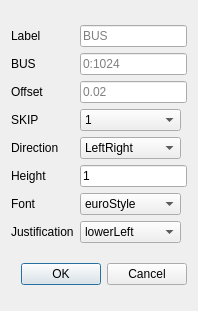
<?xml version="1.0" encoding="UTF-8"?>
<ui version="4.0">
 <class>Dialog</class>
 <widget class="QDialog" name="Dialog">
  <property name="geometry">
   <rect>
    <x>0</x>
    <y>0</y>
    <width>194</width>
    <height>311</height>
   </rect>
  </property>
  <property name="windowTitle">
   <string>autoLabel</string>
  </property>
  <layout class="QVBoxLayout" name="verticalLayout">
   <item>
    <layout class="QGridLayout" name="gridLayout">
     <item row="0" column="0">
      <widget class="QLabel" name="label">
       <property name="text">
        <string>Label</string>
       </property>
      </widget>
     </item>
     <item row="0" column="1" colspan="2">
      <widget class="QLineEdit" name="lineEdit">
       <property name="placeholderText">
        <string>BUS</string>
       </property>
      </widget>
     </item>
     <item row="1" column="0">
      <widget class="QLabel" name="label_2">
       <property name="text">
        <string>BUS</string>
       </property>
      </widget>
     </item>
     <item row="1" column="1" colspan="2">
      <widget class="QLineEdit" name="lineEdit_2">
       <property name="placeholderText">
        <string>0:1024</string>
       </property>
      </widget>
     </item>
     <item row="2" column="0">
      <widget class="QLabel" name="label_8">
       <property name="text">
        <string>Offset</string>
       </property>
      </widget>
     </item>
     <item row="2" column="1" colspan="2">
      <widget class="QLineEdit" name="lineEdit_4">
       <property name="placeholderText">
        <string>0.02</string>
       </property>
      </widget>
     </item>
     <item row="3" column="0">
      <widget class="QLabel" name="label_3">
       <property name="text">
        <string>SKIP</string>
       </property>
      </widget>
     </item>
     <item row="3" column="1">
      <widget class="QComboBox" name="comboBox">
       <item>
        <property name="text">
         <string>1</string>
        </property>
       </item>
       <item>
        <property name="text">
         <string>2</string>
        </property>
       </item>
       <item>
        <property name="text">
         <string>4</string>
        </property>
       </item>
       <item>
        <property name="text">
         <string>8</string>
        </property>
       </item>
      </widget>
     </item>
     <item row="3" column="2">
      <spacer name="horizontalSpacer_11">
       <property name="orientation">
        <enum>Qt::Horizontal</enum>
       </property>
       <property name="sizeHint" stdset="0">
        <size>
         <width>58</width>
         <height>20</height>
        </size>
       </property>
      </spacer>
     </item>
     <item row="4" column="0">
      <widget class="QLabel" name="label_4">
       <property name="text">
        <string>Direction</string>
       </property>
      </widget>
     </item>
     <item row="4" column="1">
      <widget class="QComboBox" name="comboBox_2">
       <item>
        <property name="text">
         <string>LeftRight</string>
        </property>
       </item>
       <item>
        <property name="text">
         <string>RightLeft</string>
        </property>
       </item>
       <item>
        <property name="text">
         <string>UpDown</string>
        </property>
       </item>
       <item>
        <property name="text">
         <string>DownUp</string>
        </property>
       </item>
      </widget>
     </item>
     <item row="4" column="2">
      <spacer name="horizontalSpacer_10">
       <property name="orientation">
        <enum>Qt::Horizontal</enum>
       </property>
       <property name="sizeHint" stdset="0">
        <size>
         <width>40</width>
         <height>20</height>
        </size>
       </property>
      </spacer>
     </item>
     <item row="5" column="0">
      <widget class="QLabel" name="label_5">
       <property name="text">
        <string>Height</string>
       </property>
      </widget>
     </item>
     <item row="5" column="1" colspan="2">
      <widget class="QLineEdit" name="lineEdit_3">
       <property name="text">
        <string>1</string>
       </property>
      </widget>
     </item>
     <item row="6" column="0">
      <widget class="QLabel" name="label_6">
       <property name="text">
        <string>Font</string>
       </property>
      </widget>
     </item>
     <item row="6" column="1">
      <widget class="QComboBox" name="comboBox_3">
       <item>
        <property name="text">
         <string>euroStyle</string>
        </property>
       </item>
       <item>
        <property name="text">
         <string>gothic</string>
        </property>
       </item>
       <item>
        <property name="text">
         <string>math</string>
        </property>
       </item>
       <item>
        <property name="text">
         <string>roman</string>
        </property>
       </item>
       <item>
        <property name="text">
         <string>script</string>
        </property>
       </item>
       <item>
        <property name="text">
         <string>stick</string>
        </property>
       </item>
       <item>
        <property name="text">
         <string>swedish</string>
        </property>
       </item>
      </widget>
     </item>
     <item row="6" column="2">
      <spacer name="horizontalSpacer_9">
       <property name="orientation">
        <enum>Qt::Horizontal</enum>
       </property>
       <property name="sizeHint" stdset="0">
        <size>
         <width>40</width>
         <height>20</height>
        </size>
       </property>
      </spacer>
     </item>
     <item row="7" column="0">
      <widget class="QLabel" name="label_7">
       <property name="text">
        <string>Justification</string>
       </property>
      </widget>
     </item>
     <item row="7" column="1">
      <widget class="QComboBox" name="comboBox_4">
       <item>
        <property name="text">
         <string>lowerLeft</string>
        </property>
       </item>
       <item>
        <property name="text">
         <string>centerLeft</string>
        </property>
       </item>
       <item>
        <property name="text">
         <string>upperLeft</string>
        </property>
       </item>
       <item>
        <property name="text">
         <string>lowerCenter</string>
        </property>
       </item>
       <item>
        <property name="text">
         <string>centerCenter</string>
        </property>
       </item>
       <item>
        <property name="text">
         <string>upperCenter</string>
        </property>
       </item>
       <item>
        <property name="text">
         <string>lowerRight</string>
        </property>
       </item>
       <item>
        <property name="text">
         <string>centerRight</string>
        </property>
       </item>
       <item>
        <property name="text">
         <string>upperRight</string>
        </property>
       </item>
      </widget>
     </item>
     <item row="7" column="2">
      <spacer name="horizontalSpacer_8">
       <property name="orientation">
        <enum>Qt::Horizontal</enum>
       </property>
       <property name="sizeHint" stdset="0">
        <size>
         <width>40</width>
         <height>20</height>
        </size>
       </property>
      </spacer>
     </item>
    </layout>
   </item>
   <item>
    <widget class="QDialogButtonBox" name="buttonBox">
     <property name="orientation">
      <enum>Qt::Horizontal</enum>
     </property>
     <property name="standardButtons">
      <set>QDialogButtonBox::Cancel|QDialogButtonBox::Ok</set>
     </property>
    </widget>
   </item>
  </layout>
 </widget>
 <resources/>
 <connections>
  <connection>
   <sender>buttonBox</sender>
   <signal>accepted()</signal>
   <receiver>Dialog</receiver>
   <slot>accept()</slot>
   <hints>
    <hint type="sourcelabel">
     <x>248</x>
     <y>254</y>
    </hint>
    <hint type="destinationlabel">
     <x>157</x>
     <y>274</y>
    </hint>
   </hints>
  </connection>
  <connection>
   <sender>buttonBox</sender>
   <signal>rejected()</signal>
   <receiver>Dialog</receiver>
   <slot>reject()</slot>
   <hints>
    <hint type="sourcelabel">
     <x>316</x>
     <y>260</y>
    </hint>
    <hint type="destinationlabel">
     <x>286</x>
     <y>274</y>
    </hint>
   </hints>
  </connection>
 </connections>
</ui>
